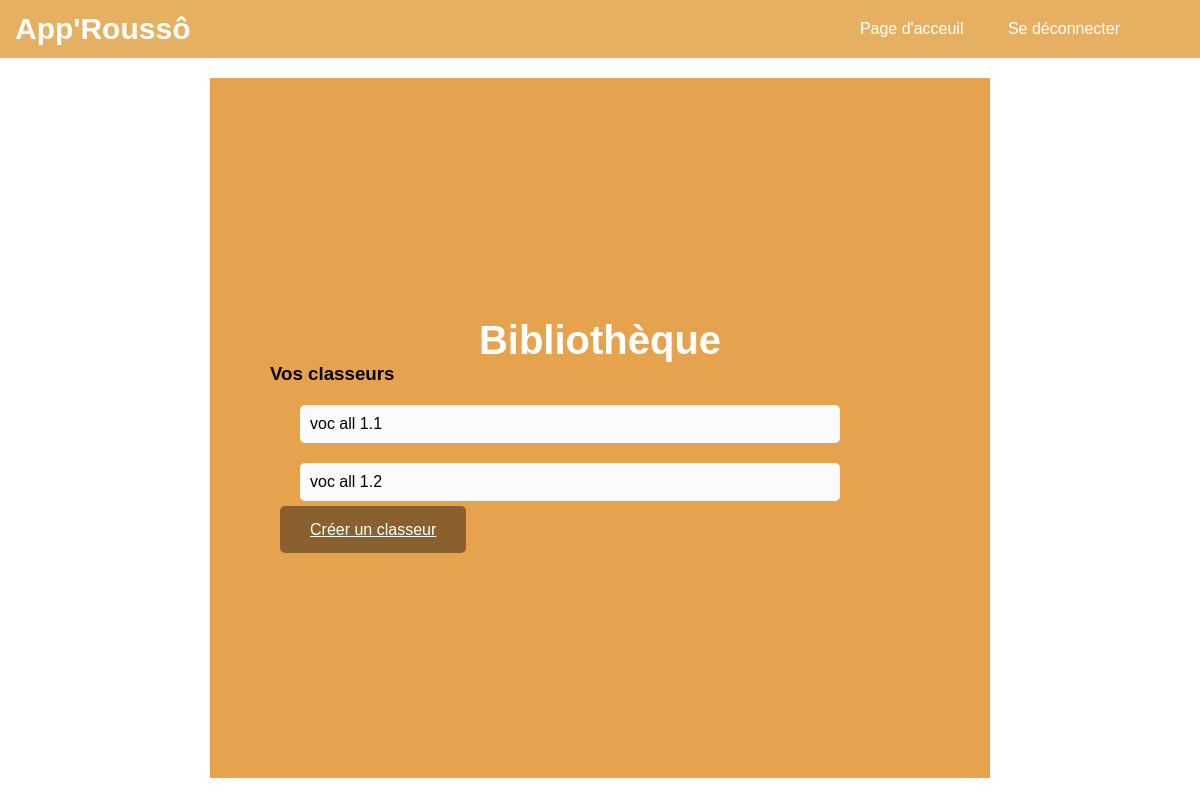
The app's page /classeurs/ (signed in), older data.
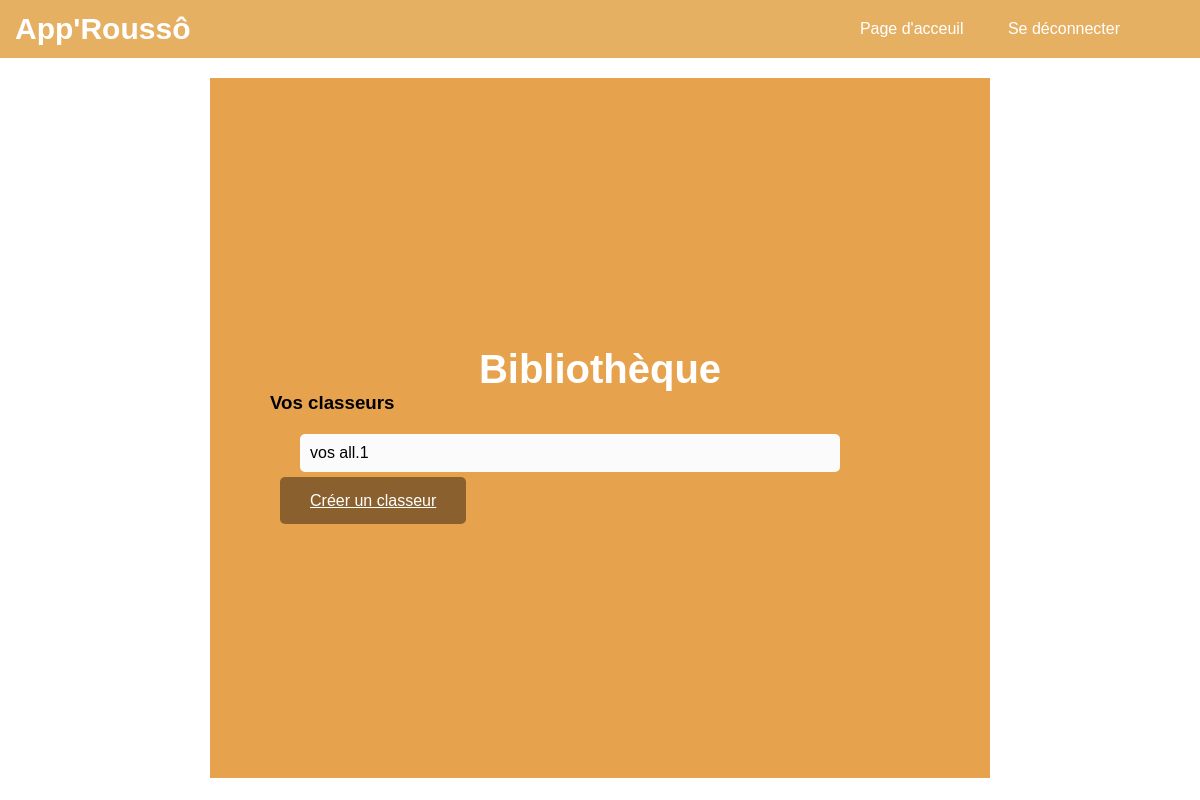
The same page, newer data.
### cards/models.py (models this page shows, shortened)
class Classeur(models.Model):
    name = models.CharField(max_length=200, null=False)
    user = models.ForeignKey(User, on_delete=models.CASCADE)

### cards/views.py (the view)
# urls.py: path('classeurs/', views.classeur_list, name='classeur_list'),
@login_required
def classeur_list(request):
    print(request.user)  # Debugging line
    if not request.user.is_authenticated:
        return redirect('login')  # Redirect to the login page or handle it as needed
    classeurs = Classeur.objects.filter(user=request.user)
    return render(request, 'cards/classeur_list.html', {'classeurs': classeurs})

### cards/templates/cards/classeur_list.html (shortened to what this page needs)
<!DOCTYPE html>
<html lang="en">
{% load static %}
<head>
    <link rel="stylesheet" href="https://cdn.simplecss.org/simple.min.css">
    <link rel="stylesheet" href="{% static 'css/styles_classeur_liste.css' %}">
</head>
<body>
    <nav>
          <h1> App'Roussô </h1>
          <ul>
              <li><a href="{% url 'welcome' %}"> Page d'acceuil</a></li>
              <li><a href="{% url 'logout' %}"> Se déconnecter</a></li>
          </ul>
    </nav>
    {% block content %}
    <div class="container">
            <div class ="box-classeur">
                <h1>Bibliothèque</h1>
                <h3>Vos classeurs</h3>
                {% if classeurs %}
                    <ul>
                        {% for classeur in classeurs %}
                            <li><a href="{% url 'classeur_detail' classeur.pk %}">{{ classeur.name }}</a></li>
                        {% endfor %}
                    </ul>
                {% endif %}
                <div class="buttons">
                    <a href="{% url 'classeur_create' %}" class="button">Créer un classeur</a>
                </div>
            </div>
    </div>
    {% endblock %}
</body>
</html>

### static/css/styles_classeur_liste.css (style rules this page uses)
* { margin: 0; padding: 0; box-sizing: border-box; font-family: 'arial', sans-serif; }
body { width: 100%; height: 100%; display: flex; flex-direction: column; }
nav { width: 100%; display: flex; align-items: center; justify-content: space-between; padding: 10px 0; background: #e6b063; }
nav ul { list-style: none; width: 100%; text-align: right; padding-right: 60px; }
nav ul li { display: inline-block; margin: 10px 20px; }
nav ul li a { color: #ffffff; text-decoration: none; }
.container { width: 100vw; height: 90vh; box-sizing: border-box; display: flex; justify-content:center; padding-top: 20px; }
nav h1 { font-size: 30px; color: white; margin: 0; padding-left: 15px; }
.button { margin: 10px; padding: 15px 30px; font-size: 16px; cursor: pointer; border: none; border-radius: 5px; background-color: rgba(0,0,0,0.4); color: white; transition: background-color 0.3s; }
.box-register, .box-classeur { background: #e6a24d; width: 65%; height: 100%; justify-content: center; align-content: center; padding: 60px; }
div ul { list-style: none; width: 100%; text-align: left; padding-right: 60px; row-gap: 10px; }
div ul li { display: flex; margin: 20px 30px; }
div ul li a { color: black; text-decoration: none; background: #fbfbfb; border-radius: 5px; width: 100%; padding: 10px; }
h1 { font-size: 40px; color: white; align-content: center; text-align: center; }

Row changes from the older to the newer data that the page shows:
removed Classeur: name "voc all 1.1"
removed Classeur: name "voc all 1.2"
added Classeur: name "vos all.1"
